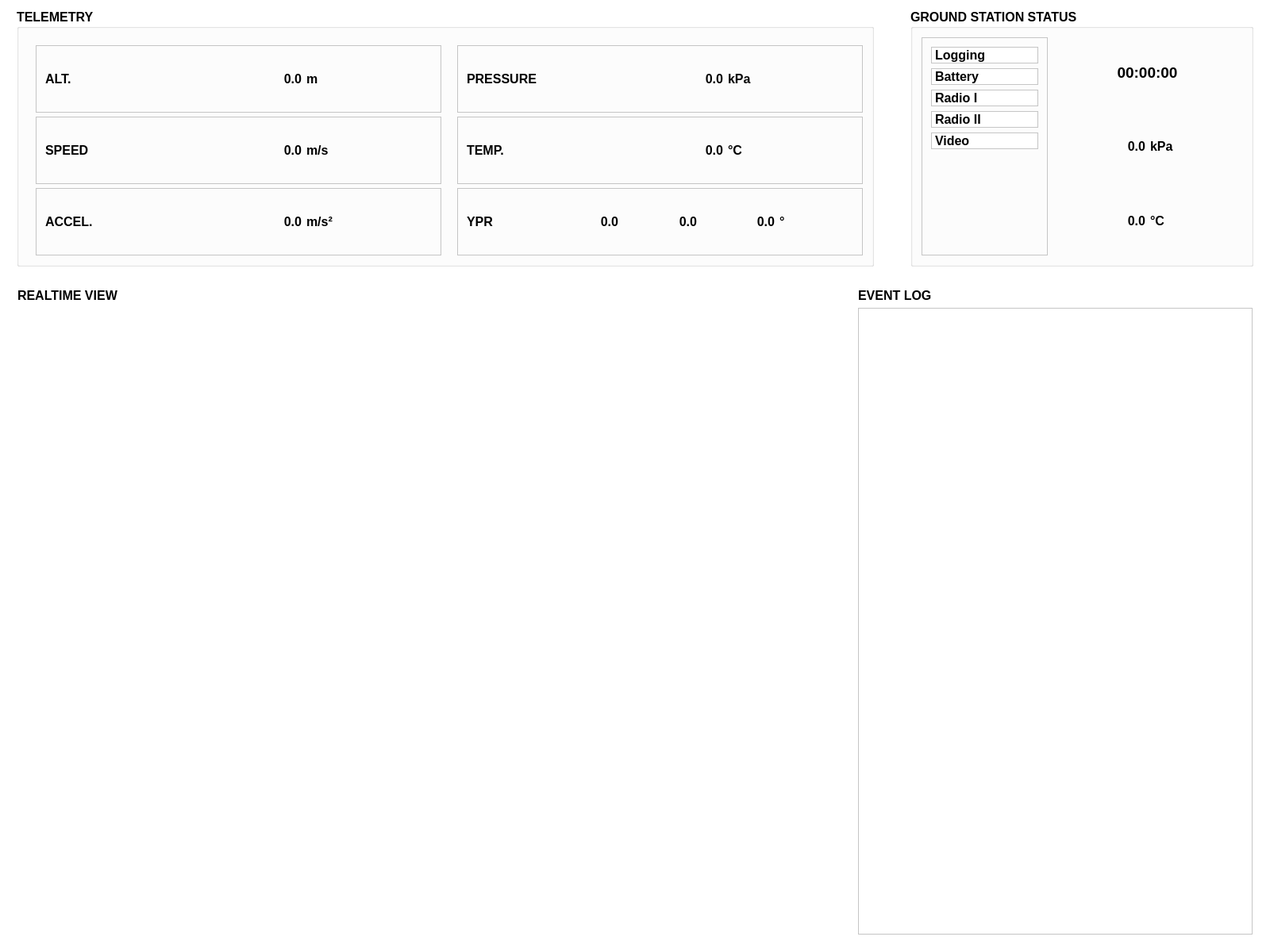
<?xml version="1.0" encoding="UTF-8"?>
<ui version="4.0">
 <class>GSWidget</class>
 <widget class="QWidget" name="GSWidget">
  <property name="geometry">
   <rect>
    <x>0</x>
    <y>0</y>
    <width>1600</width>
    <height>1200</height>
   </rect>
  </property>
  <property name="sizePolicy">
   <sizepolicy hsizetype="Expanding" vsizetype="Expanding">
    <horstretch>0</horstretch>
    <verstretch>0</verstretch>
   </sizepolicy>
  </property>
  <property name="minimumSize">
   <size>
    <width>1200</width>
    <height>800</height>
   </size>
  </property>
  <property name="palette">
   <palette>
    <active>
     <colorrole role="Base">
      <brush brushstyle="SolidPattern">
       <color alpha="255">
        <red>255</red>
        <green>255</green>
        <blue>255</blue>
       </color>
      </brush>
     </colorrole>
     <colorrole role="Window">
      <brush brushstyle="SolidPattern">
       <color alpha="255">
        <red>255</red>
        <green>255</green>
        <blue>255</blue>
       </color>
      </brush>
     </colorrole>
    </active>
    <inactive>
     <colorrole role="Base">
      <brush brushstyle="SolidPattern">
       <color alpha="255">
        <red>255</red>
        <green>255</green>
        <blue>255</blue>
       </color>
      </brush>
     </colorrole>
     <colorrole role="Window">
      <brush brushstyle="SolidPattern">
       <color alpha="255">
        <red>255</red>
        <green>255</green>
        <blue>255</blue>
       </color>
      </brush>
     </colorrole>
    </inactive>
    <disabled>
     <colorrole role="Base">
      <brush brushstyle="SolidPattern">
       <color alpha="255">
        <red>255</red>
        <green>255</green>
        <blue>255</blue>
       </color>
      </brush>
     </colorrole>
     <colorrole role="Window">
      <brush brushstyle="SolidPattern">
       <color alpha="255">
        <red>255</red>
        <green>255</green>
        <blue>255</blue>
       </color>
      </brush>
     </colorrole>
    </disabled>
   </palette>
  </property>
  <property name="windowTitle">
   <string>Ground Station</string>
  </property>
  <layout class="QHBoxLayout" name="horizontalLayout_10">
   <item>
    <layout class="QVBoxLayout" name="verticalLayout" stretch="2,5">
     <property name="sizeConstraint">
      <enum>QLayout::SetNoConstraint</enum>
     </property>
     <item>
         <layout class="QHBoxLayout" name="horizontalLayout" stretch="10,0,4">
       <property name="sizeConstraint">
        <enum>QLayout::SetNoConstraint</enum>
       </property>
       <property name="leftMargin">
        <number>10</number>
       </property>
       <property name="topMargin">
        <number>0</number>
       </property>
       <property name="rightMargin">
        <number>10</number>
       </property>
       <property name="bottomMargin">
        <number>10</number>
       </property>
       <item>
           <widget class="QGroupBox" name="telemetry_group">
         <property name="minimumSize">
          <size>
           <width>500</width>
           <height>120</height>
          </size>
         </property>
         <property name="font">
          <font>
           <pointsize>12</pointsize>
           <weight>75</weight>
           <bold>true</bold>
          </font>
         </property>
         <property name="title">
          <string>TELEMETRY</string>
         </property>
         <layout class="QVBoxLayout" name="verticalLayout_5">
          <item>
           <layout class="QGridLayout" name="gridLayout" rowstretch="3,3,3" columnstretch="1,1">
            <property name="leftMargin">
             <number>10</number>
            </property>
            <property name="topMargin">
             <number>10</number>
            </property>
            <property name="horizontalSpacing">
             <number>20</number>
            </property>
            <property name="verticalSpacing">
             <number>5</number>
            </property>
            <item row="0" column="0">
             <widget class="QFrame" name="frame_2">
              <property name="sizePolicy">
               <sizepolicy hsizetype="Expanding" vsizetype="Expanding">
                <horstretch>0</horstretch>
                <verstretch>0</verstretch>
               </sizepolicy>
              </property>
              <property name="maximumSize">
               <size>
                <width>16000</width>
                <height>16000</height>
               </size>
              </property>
              <property name="autoFillBackground">
               <bool>false</bool>
              </property>
              <property name="styleSheet">
               <string notr="true"/>
              </property>
              <property name="frameShape">
               <enum>QFrame::StyledPanel</enum>
              </property>
              <property name="frameShadow">
               <enum>QFrame::Plain</enum>
              </property>
              <property name="lineWidth">
               <number>2</number>
              </property>
              <property name="midLineWidth">
               <number>2</number>
              </property>
              <layout class="QHBoxLayout" name="horizontalLayout_3">
               <item>
                <widget class="QLabel" name="telemetry_altitude">
                 <property name="font">
                  <font>
                   <pointsize>12</pointsize>
                  </font>
                 </property>
                 <property name="text">
                  <string>ALT.</string>
                 </property>
                </widget>
               </item>
               <item>
                <widget class="QLabel" name="telemetry_altitude_value">
                 <property name="font">
                  <font>
                   <pointsize>12</pointsize>
                  </font>
                 </property>
                 <property name="text">
                  <string>0.0</string>
                 </property>
                 <property name="textFormat">
                  <enum>Qt::AutoText</enum>
                 </property>
                 <property name="alignment">
                  <set>Qt::AlignRight|Qt::AlignTrailing|Qt::AlignVCenter</set>
                 </property>
                </widget>
               </item>
               <item>
                <widget class="QLabel" name="telemetry_altitude_units">
                 <property name="font">
                  <font>
                   <pointsize>12</pointsize>
                  </font>
                 </property>
                 <property name="text">
                  <string>m</string>
                 </property>
                </widget>
               </item>
              </layout>
             </widget>
            </item>
            <item row="0" column="1">
             <widget class="QFrame" name="frame_5">
              <property name="frameShape">
               <enum>QFrame::StyledPanel</enum>
              </property>
              <property name="frameShadow">
               <enum>QFrame::Plain</enum>
              </property>
              <layout class="QHBoxLayout" name="horizontalLayout_6">
               <item>
                <widget class="QLabel" name="telemetry_pressure">
                 <property name="font">
                  <font>
                   <pointsize>12</pointsize>
                  </font>
                 </property>
                 <property name="text">
                  <string>PRESSURE</string>
                 </property>
                </widget>
               </item>
               <item>
                <widget class="QLabel" name="telemetry_pressure_value">
                 <property name="font">
                  <font>
                   <pointsize>12</pointsize>
                  </font>
                 </property>
                 <property name="text">
                  <string>0.0</string>
                 </property>
                 <property name="alignment">
                  <set>Qt::AlignRight|Qt::AlignTrailing|Qt::AlignVCenter</set>
                 </property>
                </widget>
               </item>
               <item>
                <widget class="QLabel" name="telemetry_pressure_units">
                 <property name="font">
                  <font>
                   <pointsize>12</pointsize>
                  </font>
                 </property>
                 <property name="text">
                  <string>kPa</string>
                 </property>
                </widget>
               </item>
              </layout>
             </widget>
            </item>
            <item row="1" column="0">
             <widget class="QFrame" name="frame_3">
              <property name="sizePolicy">
               <sizepolicy hsizetype="Expanding" vsizetype="Expanding">
                <horstretch>0</horstretch>
                <verstretch>0</verstretch>
               </sizepolicy>
              </property>
              <property name="frameShape">
               <enum>QFrame::StyledPanel</enum>
              </property>
              <property name="frameShadow">
               <enum>QFrame::Plain</enum>
              </property>
              <property name="lineWidth">
               <number>2</number>
              </property>
              <property name="midLineWidth">
               <number>2</number>
              </property>
              <layout class="QHBoxLayout" name="horizontalLayout_5">
               <item>
                <widget class="QLabel" name="telemetry_speed">
                 <property name="font">
                  <font>
                   <pointsize>12</pointsize>
                  </font>
                 </property>
                 <property name="text">
                  <string>SPEED</string>
                 </property>
                </widget>
               </item>
               <item>
                <widget class="QLabel" name="telemetry_speed_value">
                 <property name="font">
                  <font>
                   <pointsize>12</pointsize>
                  </font>
                 </property>
                 <property name="text">
                  <string>0.0</string>
                 </property>
                 <property name="alignment">
                  <set>Qt::AlignRight|Qt::AlignTrailing|Qt::AlignVCenter</set>
                 </property>
                </widget>
               </item>
               <item>
                <widget class="QLabel" name="telemetry_speed_units">
                 <property name="font">
                  <font>
                   <pointsize>12</pointsize>
                  </font>
                 </property>
                 <property name="text">
                  <string>m/s</string>
                 </property>
                </widget>
               </item>
              </layout>
             </widget>
            </item>
            <item row="1" column="1">
             <widget class="QFrame" name="frame_6">
              <property name="frameShape">
               <enum>QFrame::StyledPanel</enum>
              </property>
              <property name="frameShadow">
               <enum>QFrame::Plain</enum>
              </property>
              <layout class="QHBoxLayout" name="horizontalLayout_8">
               <item>
                <widget class="QLabel" name="telemetry_temperature">
                 <property name="font">
                  <font>
                   <pointsize>12</pointsize>
                  </font>
                 </property>
                 <property name="text">
                  <string>TEMP.</string>
                 </property>
                </widget>
               </item>
               <item>
                <widget class="QLabel" name="telemetry_temperature_value">
                 <property name="font">
                  <font>
                   <pointsize>12</pointsize>
                  </font>
                 </property>
                 <property name="text">
                  <string>0.0</string>
                 </property>
                 <property name="alignment">
                  <set>Qt::AlignRight|Qt::AlignTrailing|Qt::AlignVCenter</set>
                 </property>
                </widget>
               </item>
               <item>
                <widget class="QLabel" name="telemetry_temperature_units">
                 <property name="font">
                  <font>
                   <pointsize>12</pointsize>
                  </font>
                 </property>
                 <property name="text">
                  <string>°C</string>
                 </property>
                </widget>
               </item>
              </layout>
             </widget>
            </item>
            <item row="2" column="0">
             <widget class="QFrame" name="frame_4">
              <property name="sizePolicy">
               <sizepolicy hsizetype="Preferred" vsizetype="Preferred">
                <horstretch>0</horstretch>
                <verstretch>0</verstretch>
               </sizepolicy>
              </property>
              <property name="frameShape">
               <enum>QFrame::StyledPanel</enum>
              </property>
              <property name="frameShadow">
               <enum>QFrame::Plain</enum>
              </property>
              <layout class="QHBoxLayout" name="horizontalLayout_7">
               <item>
                <widget class="QLabel" name="telemetry_acceleration">
                 <property name="font">
                  <font>
                   <pointsize>12</pointsize>
                  </font>
                 </property>
                 <property name="text">
                  <string>ACCEL.</string>
                 </property>
                </widget>
               </item>
               <item>
                <widget class="QLabel" name="telemetry_acceleration_value">
                 <property name="font">
                  <font>
                   <pointsize>12</pointsize>
                  </font>
                 </property>
                 <property name="text">
                  <string>0.0</string>
                 </property>
                 <property name="alignment">
                  <set>Qt::AlignRight|Qt::AlignTrailing|Qt::AlignVCenter</set>
                 </property>
                </widget>
               </item>
               <item>
                <widget class="QLabel" name="telemetry_acceleration_units">
                 <property name="font">
                  <font>
                   <pointsize>12</pointsize>
                  </font>
                 </property>
                 <property name="text">
                  <string>m/s²</string>
                 </property>
                </widget>
               </item>
              </layout>
             </widget>
            </item>
            <item row="2" column="1">
             <widget class="QFrame" name="frame_7">
              <property name="frameShape">
               <enum>QFrame::StyledPanel</enum>
              </property>
              <property name="frameShadow">
               <enum>QFrame::Plain</enum>
              </property>
              <layout class="QHBoxLayout" name="horizontalLayout_9">
               <item>
                <widget class="QLabel" name="telemetry_ypr">
                 <property name="font">
                  <font>
                   <pointsize>12</pointsize>
                  </font>
                 </property>
                 <property name="text">
                  <string>YPR</string>
                 </property>
                </widget>
               </item>
               <item>
                <widget class="QLabel" name="telemetry_yaw_value">
                 <property name="text">
                  <string>0.0</string>
                 </property>
                 <property name="alignment">
                  <set>Qt::AlignRight|Qt::AlignTrailing|Qt::AlignVCenter</set>
                 </property>
                </widget>
               </item>
               <item>
                <widget class="QLabel" name="telemetry_pitch_value">
                 <property name="text">
                  <string>0.0</string>
                 </property>
                 <property name="alignment">
                  <set>Qt::AlignRight|Qt::AlignTrailing|Qt::AlignVCenter</set>
                 </property>
                </widget>
               </item>
               <item>
                <widget class="QLabel" name="telemetry_roll_value">
                 <property name="text">
                  <string>0.0</string>
                 </property>
                 <property name="alignment">
                  <set>Qt::AlignRight|Qt::AlignTrailing|Qt::AlignVCenter</set>
                 </property>
                </widget>
               </item>
               <item>
                <widget class="QLabel" name="telemetry_ypr_units">
                 <property name="font">
                  <font>
                   <pointsize>12</pointsize>
                  </font>
                 </property>
                 <property name="text">
                  <string>°</string>
                 </property>
                </widget>
               </item>
              </layout>
             </widget>
            </item>
           </layout>
          </item>
         </layout>
        </widget>
       </item>
       <item>
        <spacer name="horizontalSpacer_2">
         <property name="orientation">
          <enum>Qt::Horizontal</enum>
         </property>
         <property name="sizeHint" stdset="0">
          <size>
           <width>40</width>
           <height>20</height>
          </size>
         </property>
        </spacer>
       </item>
       <item>
           <widget class="QGroupBox" name="ground_group">
               <property name="sizePolicy">
                   <sizepolicy hsizetype="Expanding" vsizetype="Expanding">
                       <horstretch>0</horstretch>
                       <verstretch>0</verstretch>
                   </sizepolicy>
               </property>
         <property name="minimumSize">
          <size>
           <width>100</width>
           <height>120</height>
          </size>
         </property>
         <property name="font">
          <font>
           <family>MS Shell Dlg 2</family>
           <pointsize>12</pointsize>
           <weight>75</weight>
           <bold>true</bold>
          </font>
         </property>
         <property name="title">
             <string>GROUND STATION STATUS</string>
         </property>
               <layout class="QGridLayout" name="gridLayout_2" columnstretch="2,0,3">
                   <item row="0" column="2">
                       <widget class="QLabel" name="ground_time">
                           <property name="font">
                               <font>
                                   <pointsize>14</pointsize>
                               </font>
                           </property>
                           <property name="layoutDirection">
                               <enum>Qt::LeftToRight</enum>
                           </property>
                           <property name="text">
                               <string>00:00:00</string>
                           </property>
                           <property name="alignment">
                               <set>Qt::AlignCenter</set>
                           </property>
                       </widget>
                   </item>
                   <item row="1" column="2">
                       <layout class="QHBoxLayout" name="horizontalLayout_11">
                           <item>
                               <widget class="QLabel" name="ground_pressure_value">
                                   <property name="font">
                                       <font>
                                           <pointsize>12</pointsize>
                                       </font>
                                   </property>
                                   <property name="text">
                                       <string>0.0</string>
                                   </property>
                                   <property name="alignment">
                                       <set>Qt::AlignRight|Qt::AlignTrailing|Qt::AlignVCenter</set>
                                   </property>
                               </widget>
                           </item>
                           <item>
                               <widget class="QLabel" name="ground_pressure_units">
                                   <property name="font">
                                       <font>
                                           <pointsize>12</pointsize>
                                       </font>
                                   </property>
                                   <property name="text">
                                       <string>kPa</string>
                                   </property>
                               </widget>
                           </item>
                       </layout>
          </item>
                   <item row="2" column="2">
                       <layout class="QHBoxLayout" name="horizontalLayout_13">
                           <item>
                               <widget class="QLabel" name="ground_temperature_value">
                                   <property name="font">
                                       <font>
                                           <pointsize>12</pointsize>
                                       </font>
                                   </property>
                                   <property name="text">
                                       <string>0.0</string>
                                   </property>
                                   <property name="alignment">
                                       <set>Qt::AlignRight|Qt::AlignTrailing|Qt::AlignVCenter</set>
                                   </property>
                               </widget>
                           </item>
                           <item>
                               <widget class="QLabel" name="ground_temperature_units">
                                   <property name="font">
                                       <font>
                                           <pointsize>12</pointsize>
                                       </font>
                                   </property>
                                   <property name="text">
                                       <string>°C</string>
                                   </property>
                               </widget>
                           </item>
                       </layout>
          </item>
                   <item row="0" column="0" rowspan="3">
                       <widget class="QFrame" name="frame_10">
                           <property name="sizePolicy">
                               <sizepolicy hsizetype="Expanding" vsizetype="Expanding">
                                   <horstretch>0</horstretch>
                                   <verstretch>0</verstretch>
                               </sizepolicy>
                           </property>
                           <property name="frameShape">
                               <enum>QFrame::StyledPanel</enum>
                           </property>
                           <property name="frameShadow">
                               <enum>QFrame::Raised</enum>
                           </property>
                           <layout class="QVBoxLayout" name="verticalLayout_3" stretch="1,1,0,0,0,10">
                               <item>
                                   <widget class="QLabel" name="status_logging">
                                       <property name="autoFillBackground">
                                           <bool>true</bool>
                                       </property>
                                       <property name="frameShape">
                                           <enum>QFrame::StyledPanel</enum>
                                       </property>
                                       <property name="text">
                                           <string>Logging</string>
                                       </property>
                                       <property name="margin">
                                           <number>5</number>
                                       </property>
                                   </widget>
                               </item>
                               <item>
                                   <widget class="QLabel" name="status_battery">
                                       <property name="autoFillBackground">
                                           <bool>true</bool>
                                       </property>
                                       <property name="frameShape">
                                           <enum>QFrame::StyledPanel</enum>
                                       </property>
                                       <property name="text">
                                           <string>Battery</string>
                                       </property>
                                       <property name="margin">
                                           <number>5</number>
                                       </property>
                                   </widget>
                               </item>
                               <item>
                                   <widget class="QLabel" name="status_radio1">
                                       <property name="autoFillBackground">
                                           <bool>true</bool>
                                       </property>
                                       <property name="frameShape">
                                           <enum>QFrame::StyledPanel</enum>
                                       </property>
                                       <property name="text">
                                           <string>Radio I</string>
                                       </property>
                                       <property name="margin">
                                           <number>5</number>
                                       </property>
                                   </widget>
                               </item>
                               <item>
                                   <widget class="QLabel" name="status_radio2">
                                       <property name="autoFillBackground">
                                           <bool>true</bool>
                                       </property>
                                       <property name="frameShape">
                                           <enum>QFrame::StyledPanel</enum>
                                       </property>
                                       <property name="text">
                                           <string>Radio II</string>
                                       </property>
                                       <property name="margin">
                                           <number>5</number>
                                       </property>
                                   </widget>
                               </item>
                               <item>
                                   <widget class="QLabel" name="status_video">
                                       <property name="autoFillBackground">
                                           <bool>true</bool>
                                       </property>
                                       <property name="frameShape">
                                           <enum>QFrame::StyledPanel</enum>
                                       </property>
                                       <property name="text">
                                           <string>Video</string>
                                       </property>
                                       <property name="margin">
                                           <number>5</number>
                                       </property>
                                   </widget>
                               </item>
                               <item>
                                   <spacer name="verticalSpacer">
                                       <property name="orientation">
                                           <enum>Qt::Vertical</enum>
                                       </property>
                                       <property name="sizeHint" stdset="0">
                                           <size>
                                               <width>20</width>
                                               <height>40</height>
                                           </size>
                                       </property>
                                   </spacer>
                               </item>
                           </layout>
                       </widget>
          </item>
         </layout>
        </widget>
       </item>
      </layout>
     </item>
     <item>
      <layout class="QHBoxLayout" name="horizontalLayout_2" stretch="4,1,2">
       <item>
        <widget class="QFrame" name="frame">
         <property name="minimumSize">
          <size>
           <width>20</width>
           <height>0</height>
          </size>
         </property>
         <property name="frameShape">
          <enum>QFrame::NoFrame</enum>
         </property>
         <property name="frameShadow">
          <enum>QFrame::Plain</enum>
         </property>
         <property name="lineWidth">
          <number>1</number>
         </property>
         <layout class="QVBoxLayout" name="verticalLayout_7">
          <item>
           <widget class="QLabel" name="label_2">
            <property name="sizePolicy">
             <sizepolicy hsizetype="Expanding" vsizetype="Preferred">
              <horstretch>0</horstretch>
              <verstretch>0</verstretch>
             </sizepolicy>
            </property>
            <property name="font">
             <font>
              <pointsize>12</pointsize>
              <weight>75</weight>
              <italic>false</italic>
              <bold>true</bold>
             </font>
            </property>
            <property name="text">
                <string>REALTIME VIEW</string>
            </property>
           </widget>
          </item>
          <item>
           <widget class="QStackedWidget" name="stackedWidget">
            <property name="frameShape">
             <enum>QFrame::NoFrame</enum>
            </property>
            <property name="frameShadow">
             <enum>QFrame::Plain</enum>
            </property>
            <property name="currentIndex">
             <number>0</number>
            </property>
            <widget class="QWidget" name="Graphs">
             <layout class="QVBoxLayout" name="verticalLayout_9">
              <item>
               <layout class="QVBoxLayout" name="verticalLayout_8">
                <item>
                 <widget class="QCustomPlot" name="graph_widget" native="true"/>
                </item>
               </layout>
              </item>
             </layout>
            </widget>
            <widget class="QWidget" name="Map"/>
           </widget>
          </item>
         </layout>
        </widget>
       </item>
       <item>
        <spacer name="horizontalSpacer_3">
         <property name="orientation">
          <enum>Qt::Horizontal</enum>
         </property>
         <property name="sizeType">
          <enum>QSizePolicy::Fixed</enum>
         </property>
         <property name="sizeHint" stdset="0">
          <size>
           <width>15</width>
           <height>20</height>
          </size>
         </property>
        </spacer>
       </item>
       <item>
        <widget class="QScrollArea" name="scrollArea">
         <property name="frameShape">
          <enum>QFrame::NoFrame</enum>
         </property>
         <property name="widgetResizable">
          <bool>true</bool>
         </property>
         <widget class="QWidget" name="scrollAreaWidgetContents">
          <property name="geometry">
           <rect>
            <x>0</x>
            <y>0</y>
            <width>520</width>
            <height>842</height>
           </rect>
          </property>
          <layout class="QVBoxLayout" name="verticalLayout_6">
           <item>
            <widget class="QLabel" name="label">
             <property name="font">
              <font>
               <pointsize>12</pointsize>
               <weight>75</weight>
               <bold>true</bold>
              </font>
             </property>
             <property name="text">
              <string>EVENT LOG</string>
             </property>
            </widget>
           </item>
           <item>
            <widget class="QPlainTextEdit" name="event_log">
             <property name="font">
              <font>
               <pointsize>10</pointsize>
              </font>
             </property>
            </widget>
           </item>
          </layout>
         </widget>
        </widget>
       </item>
      </layout>
     </item>
    </layout>
   </item>
  </layout>
 </widget>
 <layoutdefault spacing="6" margin="11"/>
 <customwidgets>
  <customwidget>
   <class>QCustomPlot</class>
   <extends>QWidget</extends>
   <header>qcustomplot.h</header>
   <container>1</container>
  </customwidget>
 </customwidgets>
 <resources/>
 <connections/>
</ui>
